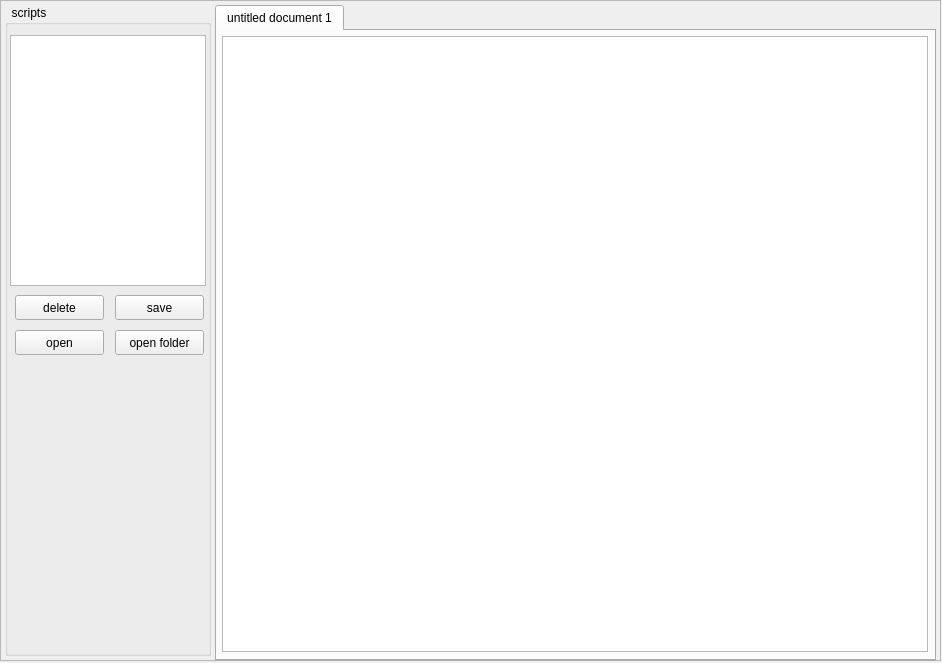
<?xml version="1.0" encoding="UTF-8"?>
<ui version="4.0">
 <class>Form</class>
 <widget class="QWidget" name="Form">
  <property name="geometry">
   <rect>
    <x>0</x>
    <y>0</y>
    <width>942</width>
    <height>663</height>
   </rect>
  </property>
  <property name="windowTitle">
   <string>Form</string>
  </property>
  <widget class="QFrame" name="frame">
   <property name="geometry">
    <rect>
     <x>0</x>
     <y>0</y>
     <width>941</width>
     <height>661</height>
    </rect>
   </property>
   <property name="frameShape">
    <enum>QFrame::StyledPanel</enum>
   </property>
   <property name="frameShadow">
    <enum>QFrame::Raised</enum>
   </property>
   <widget class="QGroupBox" name="groupBox">
    <property name="geometry">
     <rect>
      <x>5</x>
      <y>5</y>
      <width>206</width>
      <height>651</height>
     </rect>
    </property>
    <property name="title">
     <string>  scripts</string>
    </property>
    <widget class="QListWidget" name="listWidget">
     <property name="geometry">
      <rect>
       <x>5</x>
       <y>30</y>
       <width>196</width>
       <height>251</height>
      </rect>
     </property>
    </widget>
    <widget class="QPushButton" name="pushButton">
     <property name="geometry">
      <rect>
       <x>110</x>
       <y>290</y>
       <width>89</width>
       <height>25</height>
      </rect>
     </property>
     <property name="text">
      <string>save</string>
     </property>
    </widget>
    <widget class="QPushButton" name="pushButton_2">
     <property name="geometry">
      <rect>
       <x>10</x>
       <y>290</y>
       <width>89</width>
       <height>25</height>
      </rect>
     </property>
     <property name="text">
      <string>delete</string>
     </property>
    </widget>
    <widget class="QPushButton" name="pushButton_3">
     <property name="geometry">
      <rect>
       <x>10</x>
       <y>325</y>
       <width>89</width>
       <height>25</height>
      </rect>
     </property>
     <property name="text">
      <string>open</string>
     </property>
    </widget>
    <widget class="QPushButton" name="pushButton_4">
     <property name="geometry">
      <rect>
       <x>110</x>
       <y>325</y>
       <width>89</width>
       <height>25</height>
      </rect>
     </property>
     <property name="text">
      <string>open folder</string>
     </property>
    </widget>
   </widget>
   <widget class="QTabWidget" name="tabWidget">
    <property name="geometry">
     <rect>
      <x>215</x>
      <y>5</y>
      <width>721</width>
      <height>656</height>
     </rect>
    </property>
    <property name="currentIndex">
     <number>0</number>
    </property>
    <widget class="QWidget" name="tab">
     <attribute name="title">
      <string>untitled document 1</string>
     </attribute>
     <widget class="QTableView" name="tableView">
      <property name="geometry">
       <rect>
        <x>5</x>
        <y>5</y>
        <width>706</width>
        <height>616</height>
       </rect>
      </property>
     </widget>
    </widget>
   </widget>
  </widget>
 </widget>
 <resources/>
 <connections/>
</ui>
